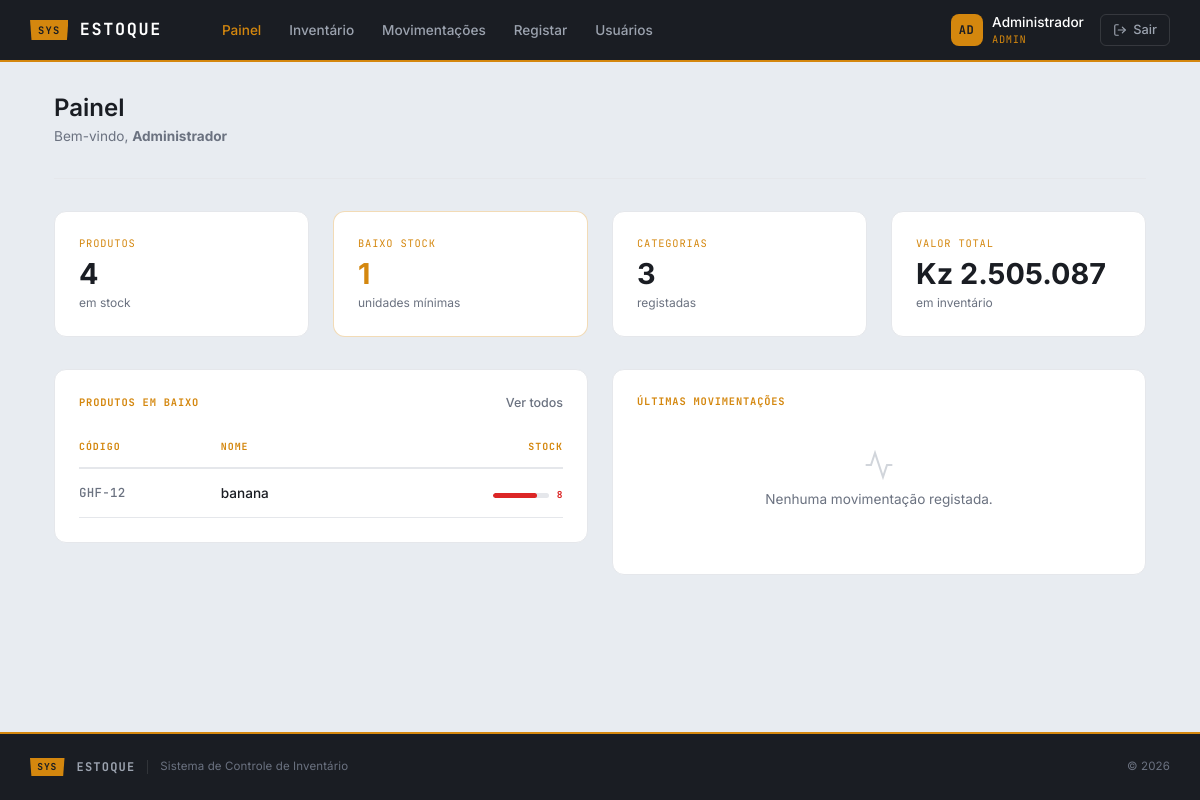
/pages/dashboard.php (signed in), run on the app's committed database.
### tables this page shows
CREATE TABLE `produtos` (
  `id` int(255) NOT NULL,
  `codigo` varchar(20) NOT NULL,
  `nome` varchar(100) NOT NULL,
  `categoria` varchar(100) DEFAULT NULL,
  `preco` decimal(10,2) DEFAULT NULL,
  `quantidade` int(11) DEFAULT 0,
  `categoria_id` int(11) DEFAULT NULL
);

### model/Produto.php (called while the page is built, shortened)
<?php
class Produto {
    private $conn;
    public function __construct($conn) {
        $this->conn = $conn;
    }
    public function contarProdutos()
    {
        $sql = "SELECT COUNT(*) AS total FROM produtos";
        $query = $this->conn->prepare($sql);
        $query->execute();
        $result = $query->get_result();
        $row = $result->fetch_assoc();
        return (int)$row['total'];
    }
    public function contarBaixoStock($limite = 10)
    {
        $sql = "SELECT COUNT(*) AS total FROM produtos WHERE quantidade < ?";
        $query = $this->conn->prepare($sql);
        $query->bind_param("i", $limite);
        $query->execute();
        $result = $query->get_result();
        $row = $result->fetch_assoc();
        return (int)$row['total'];
    }
    public function contarCategorias()
    {
        $sql = "SELECT COUNT(*) AS total FROM categorias";
        $query = $this->conn->prepare($sql);
        $query->execute();
        $result = $query->get_result();
        $row = $result->fetch_assoc();
        return (int)$row['total'];
    }
    public function calcularValorTotal()
    {
        $sql = "SELECT COALESCE(SUM(preco * quantidade), 0) AS total FROM produtos";
        $query = $this->conn->prepare($sql);
        $query->execute();
        $result = $query->get_result();
        $row = $result->fetch_assoc();
        return (float)$row['total'];
    }
    public function listarBaixoStock($limite = 10)
    {
        $sql = "SELECT p.*, c.nome AS categoria FROM produtos p LEFT JOIN categorias c ON p.categoria_id = c.id WHERE p.quantidade < ? ORDER BY p.quantidade ASC LIMIT 10";
        $query = $this->conn->prepare($sql);
        $query->bind_param("i", $limite);
        $query->execute();
        $result = $query->get_result();
        return $result->fetch_all(MYSQLI_ASSOC);
    }
}

### pages/dashboard.php (the view, shortened to what this page needs)
<?php
require_once __DIR__ . "/../config/Database.php";
require_once __DIR__ . "/../model/Produto.php";
$db = new Database();
$conn = $db->conectar();
$produto = new Produto($conn);
$movimentacao = new Movimentacao($conn);
$totalProdutos = $produto->contarProdutos();
$baixoStock = $produto->contarBaixoStock(10);
$totalCategorias = $produto->contarCategorias();
$valorTotal = $produto->calcularValorTotal();
$produtosBaixoStock = $produto->listarBaixoStock(10);
$ultimasMovimentacoes = $movimentacao->listarUltimasMovimentacoes(8);
require_once "layouts/header.php";
?>
<div class="app-body">
    <div class="app-container">
        <div class="page-header">
            <h1>Painel</h1>
            <p>Bem-vindo, <strong><?= htmlspecialchars($_SESSION['nome']) ?></strong></p>
        </div>
        <div class="row g-4">
            <div class="col-12 col-md-6 col-lg-3">
                <a href="/pages/ListarProdutos.php" class="card-app card-kpi">
                    <div class="card-kpi-tag">PRODUTOS</div>
                    <div class="card-kpi-value"><?= $totalProdutos ?></div>
                    <div class="card-kpi-label">em stock</div>
                </a>
            </div>
            <div class="col-12 col-md-6 col-lg-3">
                <a href="#baixo-stock" class="card-app card-kpi <?= $baixoStock > 0 ? 'card-kpi-warn' : '' ?>">
                    <div class="card-kpi-tag">BAIXO STOCK</div>
                    <div class="card-kpi-value"><?= $baixoStock ?></div>
                    <div class="card-kpi-label">unidades mínimas</div>
                </a>
            </div>
            <div class="col-12 col-md-6 col-lg-3">
                <div class="card-app card-kpi">
                    <div class="card-kpi-tag">CATEGORIAS</div>
                    <div class="card-kpi-value"><?= $totalCategorias ?></div>
                    <div class="card-kpi-label">registadas</div>
                </div>
            </div>
            <div class="col-12 col-md-6 col-lg-3">
                <div class="card-app card-kpi">
                    <div class="card-kpi-tag">VALOR TOTAL</div>
                    <div class="card-kpi-value"><?= $valorTotal >= 1000 ? 'Kz ' . number_format($valorTotal, 0, ',', '.') : 'Kz ' . number_format($valorTotal, 2, ',', '.') ?></div>
                    <div class="card-kpi-label">em inventário</div>
                </div>
            </div>
        </div>
        <div class="row g-4" style="margin-top:0.5rem;">
            <div class="col-12 col-lg-6" id="baixo-stock">
                <div class="card-app">
                    <div class="card-section-head">
                        <div class="card-section-tag">Produtos em Baixo</div>
                        <?php if (!empty($produtosBaixoStock)): ?>
                        <a href="/pages/ListarProdutos.php" class="card-section-link">Ver todos</a>
                        <?php endif; ?>
                    </div>
                    <?php if (empty($produtosBaixoStock)): ?>
                    <div class="card-section-empty">
                        <svg viewBox="0 0 24 24"><path d="M22 11.08V12a10 10 0 1 1-5.93-9.14"/><polyline points="22 4 12 14.01 9 11.01"/></svg>
                        <p>Todos os produtos com stock suficiente.</p>
                    </div>
                    <?php else: ?>
                    <div class="list-table-wrap">
                        <table class="list-table">
                            <thead>
                                <tr>
                                    <th>Código</th>
                                    <th>Nome</th>
                                    <th>Stock</th>
                                </tr>
                            </thead>
                            <tbody>
                                <?php foreach ($produtosBaixoStock as $p):
                                    $qty = (int)$p['quantidade'];
                                    if ($qty >= 10) { $stockLevel = 'low'; } else { $stockLevel = 'critical'; }
                                ?>
                                <tr>
                                    <td class="cell-code"><?= htmlspecialchars($p['codigo']) ?></td>
                                    <td class="cell-name"><?= htmlspecialchars($p['nome']) ?></td>
                                    <td>
                                        <div class="stock-wrap">
                                            <div class="stock-bar">
                                                <div class="stock-bar-fill <?= $stockLevel ?>" style="width:<?= min(($qty / 10) * 100, 100) ?>%"></div>
                                            </div>
                                            <span class="stock-label <?= $stockLevel ?>"><?= $qty ?></span>
                                        </div>
                                    </td>
                                </tr>
                                <?php endforeach; ?>
                            </tbody>
                        </table>
                    </div>
                    <?php endif; ?>
                </div>
            </div>
            <div class="col-12 col-lg-6">
                <div class="card-app">
                    <div class="card-section-head">
                        <div class="card-section-tag">Últimas Movimentações</div>
                    </div>
                    <?php if (empty($ultimasMovimentacoes)): ?>
                    <div class="card-section-empty">
                        <svg viewBox="0 0 24 24"><polyline points="22 12 18 12 15 21 9 3 6 12 2 12"/></svg>
                        <p>Nenhuma movimentação registada.</p>
                    </div>
                    <?php endif; ?>
                </div>
            </div>
        </div>
    </div>
</div>
<?php require_once "layouts/footer.php"; ?>

### public/css/app.css (style rules this page uses)
:root { --c-deep: #1A1D23; --c-deep-mid: #252830; --c-paper: #E8ECF1; --c-amber: #D4870E; --c-amber-light: #F5B942; --c-white: #FFFFFF; --c-muted: #6B7280; --c-muted-light: #9CA3AF; --c-border: #D1D5DB; --c-border-light: #E5E7EB; --c-input-bg: #F3F4F6; --c-error: #DC2626; --c-success: #059669; --font-body: 'Inter', system-ui, sans-serif; --font-tag: 'JetBrains Mono', monospace; }
*, *::before, *::after { margin: 0; padding: 0; box-sizing: border-box; }
body { font-family: var(--font-body); background: var(--c-paper); color: var(--c-deep); min-height: 100vh; display: flex; flex-direction: column; }
.app-body { flex: 1; padding: 2rem 0; }
.app-container { max-width: 1140px; margin: 0 auto; padding: 0 1.5rem; width: 100%; }
.page-header { margin-bottom: 2rem; padding-bottom: 1rem; border-bottom: 1px solid var(--c-border-light); }
.page-header h1 { font-size: 1.5rem; font-weight: 600; color: var(--c-deep); margin-bottom: 0.2rem; }
.page-header p { font-size: 0.85rem; color: var(--c-muted); }
.card-app { background: var(--c-white); border: 1px solid var(--c-border-light); border-radius: 12px; padding: 1.5rem; }
.list-table-wrap { overflow-x: auto; }
.list-table { width: 100%; border-collapse: separate; border-spacing: 0; font-size: 0.85rem; }
.list-table thead th { font-family: var(--font-tag); font-size: 0.62rem; font-weight: 700; letter-spacing: 0.1em; text-transform: uppercase; color: var(--c-amber); padding: 0.75rem 0.5rem; border-bottom: 2px solid var(--c-border-light); text-align: left; white-space: nowrap; }
.list-table thead th:first-child { padding-left: 0; }
.list-table thead th:last-child { padding-right: 0; text-align: right; }
.list-table tbody tr { transition: background 0.12s; }
.list-table tbody td { padding: 0.85rem 0.5rem; border-bottom: 1px solid var(--c-border-light); vertical-align: middle; }
.list-table tbody td:first-child { padding-left: 0; }
.list-table tbody td:last-child { padding-right: 0; text-align: right; }
.cell-code { font-family: var(--font-tag); font-size: 0.78rem; font-weight: 500; color: var(--c-muted); letter-spacing: 0.02em; }
.cell-name { font-weight: 500; color: var(--c-deep); }
.stock-wrap { display: inline-flex; align-items: center; gap: 0.5rem; }
.stock-bar { width: 56px; height: 5px; background: var(--c-border-light); border-radius: 3px; overflow: hidden; flex-shrink: 0; }
.stock-bar-fill { height: 100%; border-radius: 3px; transition: width 0.3s; }
.stock-bar-fill.critical { background: var(--c-error); }
.stock-label { font-family: var(--font-tag); font-size: 0.6rem; font-weight: 700; letter-spacing: 0.06em; text-transform: uppercase; white-space: nowrap; }
.stock-label.critical { color: var(--c-error); }
.card-kpi { text-decoration: none; display: block; transition: box-shadow 0.2s, border-color 0.2s; }
.card-kpi-tag { font-family: var(--font-tag); font-size: 0.65rem; letter-spacing: 0.08em; color: var(--c-amber); margin-bottom: 0.5rem; }
.card-kpi-value { font-size: 1.8rem; font-weight: 700; color: var(--c-deep); line-height: 1; }
.card-kpi-label { font-size: 0.75rem; color: var(--c-muted); margin-top: 0.3rem; }
.card-kpi-warn { border-color: rgba(212, 135, 14, 0.3); }
.card-kpi-warn .card-kpi-value { color: var(--c-amber); }
.card-section-head { display: flex; align-items: center; justify-content: space-between; margin-bottom: 1rem; }
.card-section-tag { font-family: var(--font-tag); font-size: 0.65rem; font-weight: 700; letter-spacing: 0.08em; text-transform: uppercase; color: var(--c-amber); }
.card-section-link { font-size: 0.78rem; font-weight: 500; color: var(--c-muted); text-decoration: none; transition: color 0.15s; }
.card-section-empty { text-align: center; padding: 1.5rem; color: var(--c-muted); }
.card-section-empty svg { width: 32px; height: 32px; stroke: var(--c-border); fill: none; stroke-width: 1.5; margin-bottom: 0.5rem; }
.card-section-empty p { font-size: 0.85rem; }

### data on the page
produtos: codigo "GHF-12", nome "banana", quantidade "8"

### other printed values
substr($_SESSION['nome'] ?? 'U', 0, 2) "AD"
$_SESSION['nome'] "Administrador"
$_SESSION['role'] "ADMIN"
$totalProdutos "4"
$baixoStock "1"
$totalCategorias "3"
$valorTotal "2.505.087"
